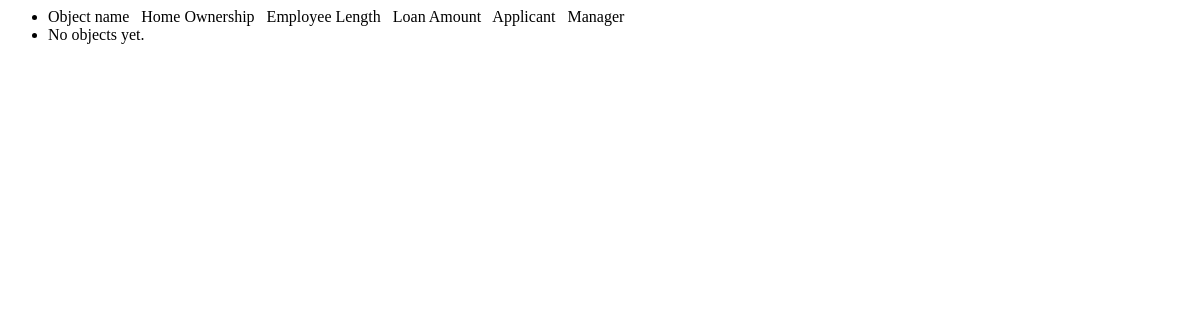
Before: /loan/list/ (signed in) with the older database file.
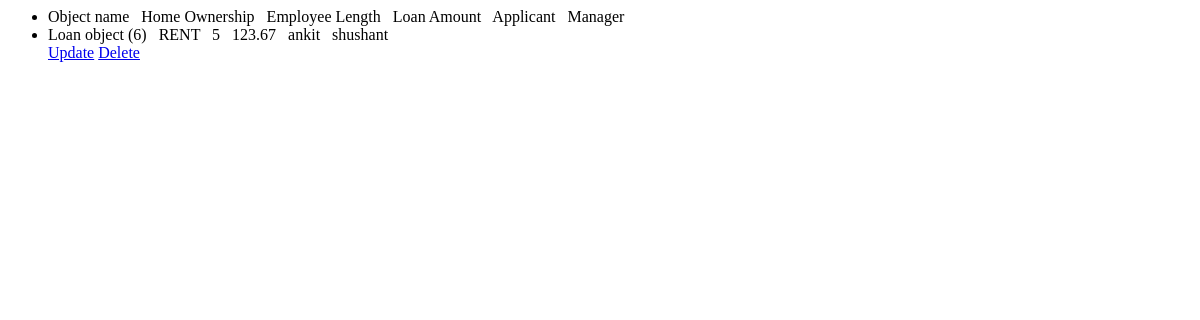
After: the same page with the newer database file.
### loan_approval/models.py (models this page shows)
class Loan(models.Model):
    OWNERSHIP_CHOICES = [('RENT','RENT'),
                         ('OWN','OWN'),
                         ('MORTGAGE','MORTGAGE'),
                         ('OTHER','OTHER')
                         ]
    INTENTIONS = [('PERSONAL','PERSONAL'),
                  ('EDUCATION','EDUCATION'),
                  ('MEDICAL','MEDICAL'),
                  ('VENTURE','VENTURE'),
                  ('HOMEIMPROVEMENT','HOMEIMPROVEMENT'),
                  ('DEBTCONSOLIDATION','DEBTCONSOLIDATION')
                  ]
    home_ownership = models.CharField(max_length=10,choices=OWNERSHIP_CHOICES)
    emp_length = models.PositiveIntegerField(validators=[MinValueValidator(0),
                                       MaxValueValidator(43)])
    loan_amount = models.FloatField(validators=[MinValueValidator(0.0),
                                       MaxValueValidator(40000.0)])
    person_age = models.PositiveIntegerField(validators=[MinValueValidator(18),
                                       MaxValueValidator(110)])
    income = models.FloatField(validators=[MinValueValidator(1000.0),
                                       MaxValueValidator(7000000.0)])
    loan_intent = models.CharField(max_length=20,choices=INTENTIONS)
    applicant_details = models.ForeignKey(Applicant, on_delete=models.CASCADE)
    managed_by = models.ForeignKey(Employee, on_delete=models.SET_NULL, null=True)

class Applicant(models.Model):
    applicant = models.OneToOneField(User, on_delete=models.CASCADE)
    def __str__(self):
        return f'{self.applicant.username}'

class Employee(models.Model):
    employee = models.OneToOneField(User, on_delete=models.CASCADE)
    def __str__(self):
        return f'{self.employee.username}'

### loan_approval/views.py (the view)
# urls.py: path('loan/list/',LoanRequestListView.as_view(), name='applicant_loan_list'),
@method_decorator(login_required(login_url=reverse_lazy('loan_approval:user_login')),name="dispatch")
class LoanRequestListView(ListView):
    model = Loan
    template_name = 'loan_approval/applicant_loan_request.html'
    def get_queryset(self):
        queryset = self.model._default_manager.all()
        try:
            user = self.request.user.applicant
        except:
            return queryset
        else:
            return queryset.filter(applicant_details = user)

### loan_approval/templates/loan_approval/applicant_loan_request.html (shortened to what this page needs)
<ul>
    <li>Object name &nbsp; Home Ownership &nbsp; Employee Length &nbsp; Loan Amount &nbsp; Applicant &nbsp; Manager &nbsp;</li>
    {% for object in object_list %}
    <li>
        {{ object }} &nbsp; {{object.home_ownership}} &nbsp; {{object.emp_length}} &nbsp; {{object.loan_amount}}
        &nbsp; {{object.applicant_details}} &nbsp; {{object.managed_by}}<br>
        <a href="{% url 'loan_approval:loan_update' object.id %}">Update</a>
        <a href="{% url 'loan_approval:loan_delete' object.id %}">Delete</a>
    {% empty %}
    <li>No objects yet.</li>
    {% endfor %}
</ul>

Changed rows visible on the page:
added Loan: id "Loan object (6)", home_ownership "RENT", emp_length "5", loan_amount "123.67", applicant_details "ankit", managed_by "shushant"
Other visible differences:
text no longer shown: "No objects yet."
